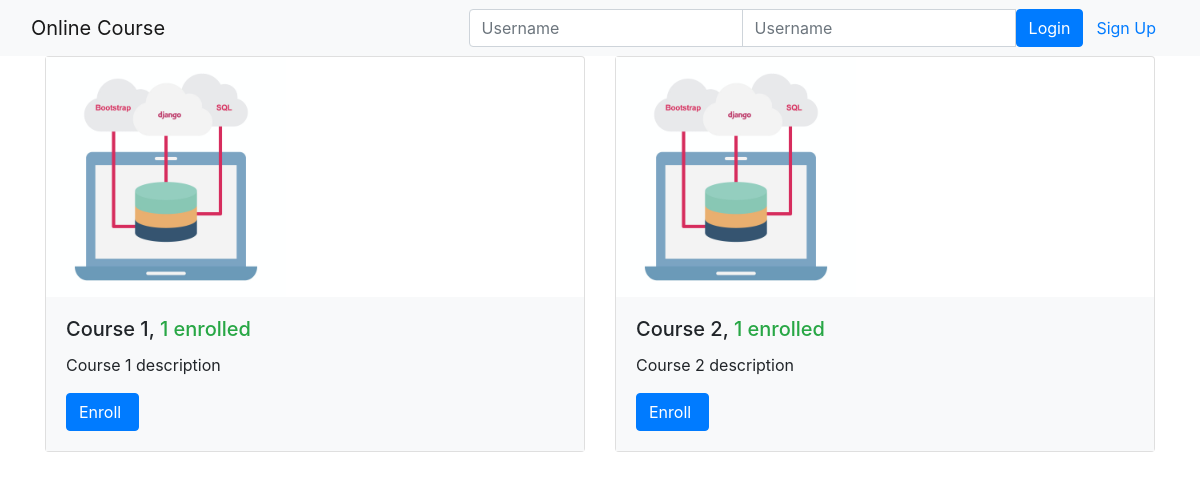
The page /onlinecourse/ on the database its author committed.
### onlinecourse/models.py (models this page shows, shortened)
class Course(models.Model):
    name = models.CharField(null=False, max_length=30, default='online course')
    image = models.ImageField(upload_to='course_images/')
    description = models.CharField(max_length=1000)
    pub_date = models.DateField(null=True)
    instructors = models.ManyToManyField(Instructor)
    users = models.ManyToManyField(settings.AUTH_USER_MODEL, through='Enrollment')
    total_enrollment = models.IntegerField(default=0)
    is_enrolled = False

### onlinecourse/views.py (the view)
class CourseListView(generic.ListView):
    template_name = 'onlinecourse/course_list_bootstrap.html'
    context_object_name = 'course_list'
    def get_queryset(self):
        user = self.request.user
        courses = Course.objects.order_by('-total_enrollment')[:10]
        for course in courses:
            if user.is_authenticated:
                course.is_enrolled = check_if_enrolled(user, course)
        return courses

### onlinecourse/templates/onlinecourse/course_list_bootstrap.html (shortened to what this page needs)
<!DOCTYPE html>
<html lang="en">
<head>
    {% load static %}
    <link rel="stylesheet" href="https://maxcdn.bootstrapcdn.com/bootstrap/4.5.2/css/bootstrap.min.css">
</head>
<body>
    <nav class="navbar navbar-light bg-light">
        <div class="container-fluid">
            <div class="navbar-header">
                  <a class="navbar-brand" href="#">Online Course</a>
            </div>
            <ul class="nav navbar-nav navbar-right">
                {% if user.is_authenticated %}
                <li>
                    <a class="btn btn-link" href="#">{{ user.first_name }}({{ user.username }})</a>
                    <a class="btn btn-link" href="{% url 'onlinecourse:logout' %}">Logout</a>
                </li>
                {% else %}
                <li>
                    <form class="form-inline" action="{% url 'onlinecourse:login' %}" method="post">
                        <div class="input-group">
                            <input type="text" class="form-control" placeholder="Username" name="username" >
                            <input type="password" class="form-control" placeholder="Username" name="psw" >
                            <button class="btn btn-primary" type="submit">Login</button>
                            <a class="btn btn-link" href="{% url 'onlinecourse:registration' %}">Sign Up</a>
                        </div>
                    </form>
                </li>
                {% endif %}
            </ul>
        </div>
    </nav>
    {% if course_list %}
        <div class="container">
            <div class="card-deck">
                {% for course in course_list %}
                         <div class="card" style="width: 36rem;">
                          <img class="card-img-left" src="{{MEDIA_URL}}/{{ course.image }}" width="240px" height="240px"
                               alt="Course image">
                          <div class="card-body bg-light">
                              <h5 class="card-title">{{ course.name }}, <span class="text-success">
                                  {{ course.total_enrollment}} enrolled</span></h5>
                            <p class="card-text">{{ course.description}}</p>
                            <form action="{% url 'onlinecourse:enroll' course.id %}" method="post">
                                  <input class="btn btn-primary"  type="submit"
                                         value="{% if course.is_enrolled %}Enter{% else %}Enroll{% endif %} ">
                            </form>
                          </div>
                        </div>
                {% endfor %}
            </div>
        </div>
    {% else %}
        <p>No courses are available.</p>
    {% endif %}
</body>
</html>

### rows shown on the page
Course: image (picture), name "Course 1", total_enrollment "1", description "Course 1 description", is_enrolled "Enroll"
Course: image (picture), name "Course 2", total_enrollment "1", description "Course 2 description", is_enrolled "Enroll"
